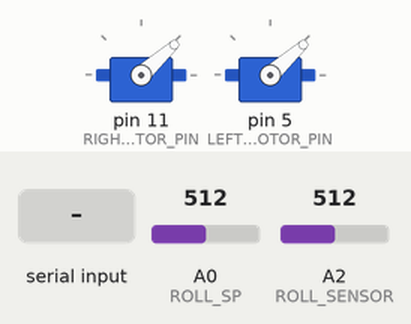
Bench run of a sketch on a simulated Arduino Uno, built with avr-gcc and run on an emulated ATmega328P. Shown: 2 × servo. Inputs (shaded band) come from the test bench; at power-on: A0 (ROLL_SP) = 512, A2 (ROLL_SENSOR) = 512. What the sketch prints to the serial monitor is not drawn.

Above: at 3.2 s.
3.3 s: "90,45\n" received over Serial
At 4.5 s:
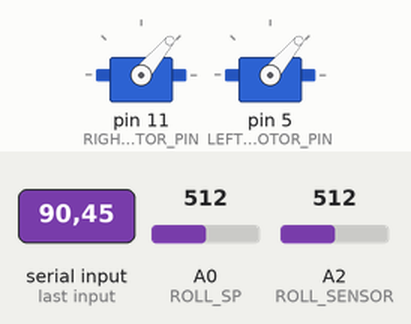
4.8 s: "200\n" received over Serial
At 5.7 s:
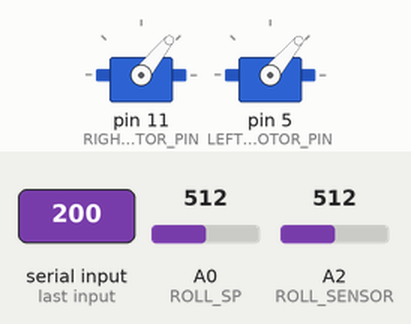
Timing chart, 0 to 7.8 s (numbered marks = the images above; inputs shaded):
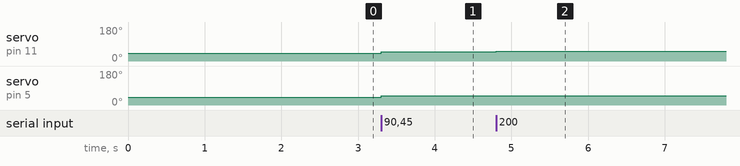

The sketch:

firmware_sem_rtos_atual_.ino
```cpp
#include <Servo.h>

#define LEFT_ROTOR_PIN 5
#define RIGHT_ROTOR_PIN 11
#define ROLL_SP A0
#define ROLL_SENSOR A2
#define BASE_ROTATION 50

unsigned long mTime;

Servo left;
Servo right;

char buf[15];
int index = 0;
int rollC = 0;
boolean assingControl = false;

void setup() {
  Serial.begin(115200);
  right.attach(RIGHT_ROTOR_PIN);
  left.attach(LEFT_ROTOR_PIN);

  right.write(42);
  left.write(42);
  delay(2000);
}

void readSensor() {
  int roll_sp = analogRead(ROLL_SP);
  int roll_sensor = analogRead(ROLL_SENSOR);

  Serial.print(roll_sp);
  Serial.print(',');
  Serial.println(lowPass(normalizeSensor(round(map(roll_sensor, 40, 623, 0, 1024)))));
}

void loop() {
  mTime = micros();

  while (Serial.available()) {
    char cRead = (char)Serial.read();

    if (cRead == 'e') {
      rollC = 0;

      delay(2);
      Serial.println("DESLIGANDO");
      delayMicroseconds(100);

      while(Serial.available()) {
        char ignore = Serial.read();
      }

      exit(0);
      break;
    }

    if (cRead == '\n') {
      rollC = atoi(buf);
      clearBuffer();
      assingControl = true;
      index=0;
      break;
    }

    buf[index] = cRead;
    index++;
    delayMicroseconds(100);
  }

  if (assingControl) {
    if (rollC == 0) {
        left.write(BASE_ROTATION);
        right.write(BASE_ROTATION);
    }
    if (rollC > 0) {
        left.write(map(BASE_ROTATION, 0, 1023, BASE_ROTATION, 60));
        right.write(map(rollC, 0, 1023, BASE_ROTATION, 60));
    }
    if (rollC < 0) {
        left.write(map((-1 * rollC), 0, 1023, BASE_ROTATION, 60));
        right.write(map(BASE_ROTATION, 0, 1023, BASE_ROTATION, 60));
    }
    assingControl = false;
  }

  readSensor();

  //Serial.println((micros() - mTime));
  if ((micros() - mTime) < 20000)
    delayMicroseconds(20000 - (micros() - mTime));
}

void clearBuffer() {
  for (int i = 0; i < 15; i++) {
    buf[i] = '\0';
  }
}

long lowPass(float input) {
  float v[3] = {0, 0, 0};

  v[0] = v[1];
  v[1] = v[2];
  v[2] = (1 * input) + (-1 * v[0]) + (-2 * v[1]);

  return (v[0] + v[2]) + 2 * v[1];
}

int normalizeMap(int value) {
  if (value > 60)
    return 60;

  if (value < 0)
    return 0;

  return value;
}

int normalizeSensor(int value) {
  if (value > 1023)
    return 1023;

  if (value < 0)
    return 0;

  return value;
}
```

Measured:
- after the input at 3.3 s, servo on pin 11 (RIGHT_ROTOR_PIN), servo on pin 5 (LEFT_ROTOR_PIN): 42° → 50° at once
- after the input at 4.8 s, servo on pin 11 (RIGHT_ROTOR_PIN): 50° → 51° at once
